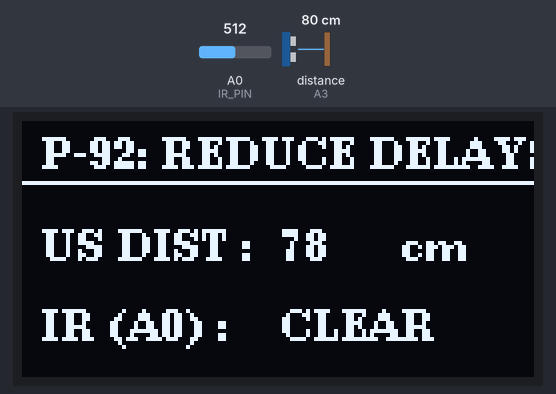
The sketch below on a simulated Arduino Uno, built with avr-gcc and run on an emulated ATmega328P. Parts: 128×64 one-colour display. Wiring (inferred from the names in the program): ultrasonic range finder: trigger pin 5; echo A3. Inputs (shaded band) come from the test bench; at power-on: A0 (IR_PIN) = 512, distance to the obstacle (sensor on A3) 80 cm. The echo pulse lasts 58.3 µs per cm; what the sketch prints to the serial monitor is not drawn.

Above: at 1.4 s.
1.5 s: A0 (IR_PIN) set to 489
At 4.5 s:
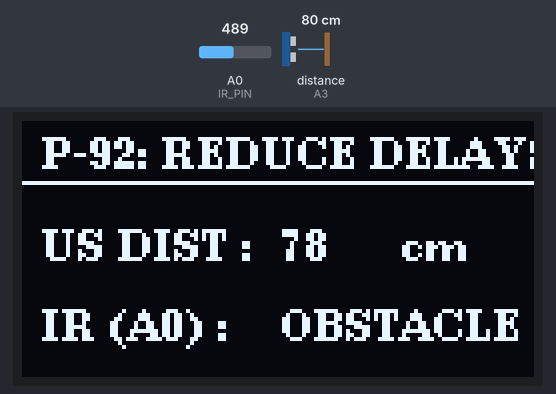
4.8 s: distance to the obstacle (sensor on A3) set to 2 cm
At 6.4 s:
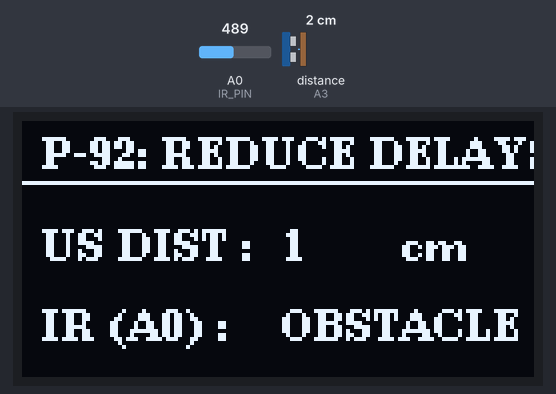
7.0 s: distance to the obstacle (sensor on A3) set to 4 cm
At 8.6 s:
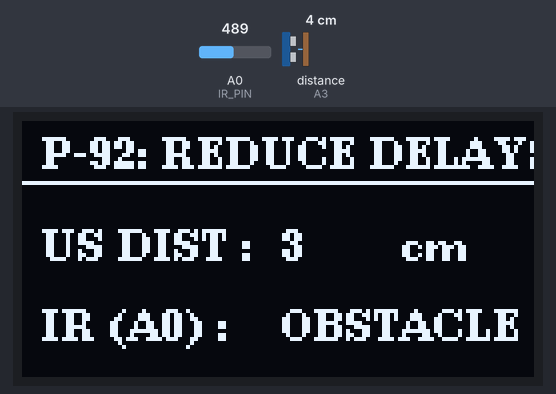
9.7 s: A0 (IR_PIN) set to 510
At 11.9 s:
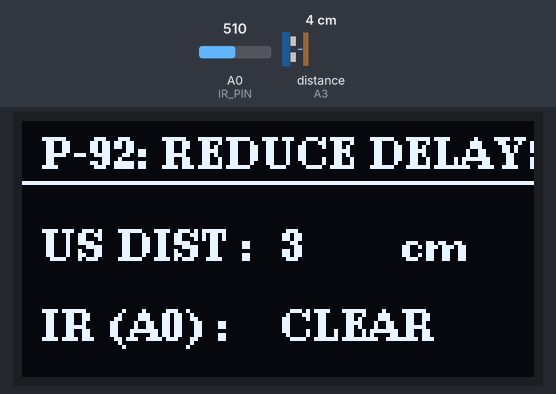
12.4 s: distance to the obstacle (sensor on A3) set to 35 cm
At 13.9 s:
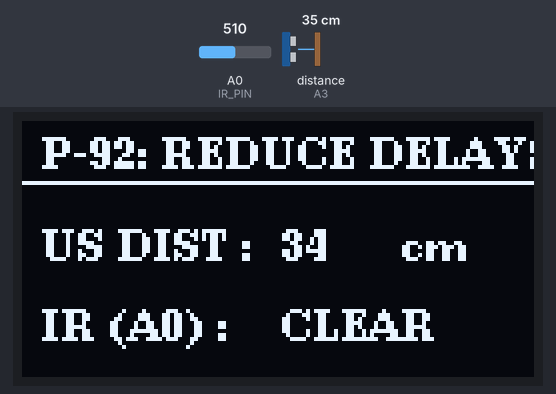
15.0 s: A0 (IR_PIN) set to 0
At 16.9 s:
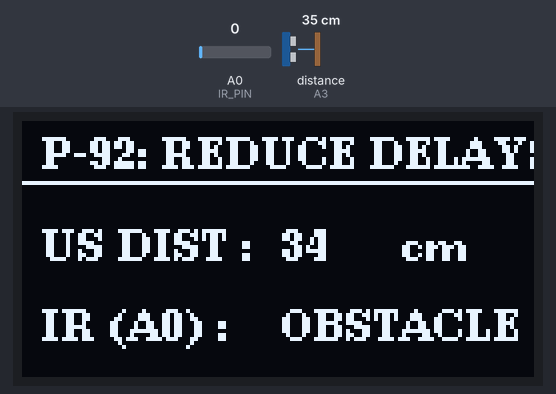
Timing chart, 0 to 18.4 s (numbered marks = the images above; inputs shaded):
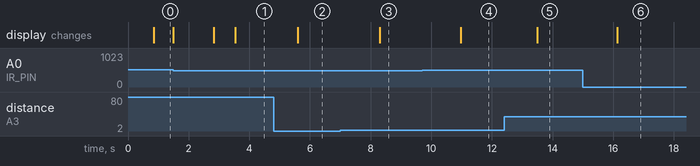

The sketch:

Practical_92.ino
```cpp
/*
==================================================
Day 46 | Practical-92: Reduce Delays (Zero-Delay Scheduling)
Board  : Young Engineer Board
Pinout:
  - Ultrasonic Sensor : Trig D5, Echo A3
  - IR Sensor         : Pin A0
  - OLED Display      : 0.96" I2C (U8g2 - RAM Safe)

Objective:
  - Remove all blocking delay() calls
  - Independent task timers using millis()
  - Concurrent sensing and display refresh
==================================================
*/

#include <Wire.h>
#include <U8g2lib.h>

#define TRIG_PIN 5
#define ECHO_PIN A3
#define IR_PIN   A0

// RAM-Safe U8g2 Constructor (128-byte page buffer)
U8G2_SSD1306_128X64_NONAME_1_HW_I2C u8g2(U8G2_R0, /* reset=*/ U8X8_PIN_NONE);

// Non-blocking Task Intervals
const unsigned long INTERVAL_SENSE   = 100; // Read sensors every 100ms
const unsigned long INTERVAL_DISPLAY = 200; // Update OLED every 200ms

unsigned long prevSenseTime   = 0;
unsigned long prevDisplayTime = 0;

int distanceCm = 0;
bool irHit     = false;

void readUltrasonic() {
  digitalWrite(TRIG_PIN, LOW);
  delayMicroseconds(4);
  digitalWrite(TRIG_PIN, HIGH);
  delayMicroseconds(10);
  digitalWrite(TRIG_PIN, LOW);

  // 20ms safe timeout (prevents processor lockup)
  unsigned long duration = pulseIn(ECHO_PIN, HIGH, 20000UL);
  if (duration == 0 || duration > 18000UL) {
    distanceCm = -1;
  } else {
    distanceCm = (int)((duration * 0.034) / 2);
  }
}

void readIR() {
  irHit = (analogRead(IR_PIN) < 500);
}

void drawDisplay() {
  u8g2.firstPage();
  do {
    u8g2.setFont(u8g2_font_ncenB08_tr);
    u8g2.drawStr(5, 12, "P-92: REDUCE DELAYS");
    u8g2.drawHLine(0, 15, 128);

    // Ultrasonic Reading
    u8g2.drawStr(5, 35, "US DIST :");
    if (distanceCm == -1) {
      u8g2.drawStr(65, 35, "-- cm");
    } else {
      char b[6];
      itoa(distanceCm, b, 10);
      u8g2.drawStr(65, 35, b);
      u8g2.drawStr(95, 35, "cm");
    }

    // IR Status
    u8g2.drawStr(5, 55, "IR (A0) :");
    u8g2.drawStr(65, 55, irHit ? "OBSTACLE" : "CLEAR");
  } while (u8g2.nextPage());
}

void setup() {
  Serial.begin(9600);

  pinMode(TRIG_PIN, OUTPUT);
  pinMode(ECHO_PIN, INPUT);
  pinMode(IR_PIN, INPUT);
  digitalWrite(TRIG_PIN, LOW);

  u8g2.begin();

  Serial.println(F("========================================"));
  Serial.println(F(" DAY 46 | PRACTICAL-92: REDUCE DELAYS   "));
  Serial.println(F("========================================"));
}

void loop() {
  unsigned long now = millis();

  // Task 1: Non-blocking Sensing (100ms)
  if (now - prevSenseTime >= INTERVAL_SENSE) {
    prevSenseTime = now;
    readUltrasonic();
    readIR();
  }

  // Task 2: Non-blocking Display & Telemetry (200ms)
  if (now - prevDisplayTime >= INTERVAL_DISPLAY) {
    prevDisplayTime = now;
    drawDisplay();

    Serial.print(F("Time: "));
    Serial.print(now);
    Serial.print(F("ms | Dist: "));
    if (distanceCm == -1) Serial.print(F("--"));
    else Serial.print(distanceCm);
    Serial.print(F(" cm | IR: "));
    Serial.println(irHit ? F("OBSTACLE") : F("CLEAR"));
  }
}
```

Measured:
- the behaviour switches between 500 and 499 on A0 (IR_PIN) (found by bisection; images 0 and 1)
- after the input at 1.5 s, the display: first changes after 1.3 s (image 1 shows a later state)
- after the input at 4.8 s, the display: changes after 0.79 s (image 2)
- after the input at 7.0 s, the display: changes after 1.3 s (image 3)
- after the input at 9.7 s, the display: changes after 1.3 s (image 4)
- after the input at 12.4 s, the display: changes after 1.1 s (image 5)
- after the input at 15.0 s, the display: changes after 1.1 s (image 6)
